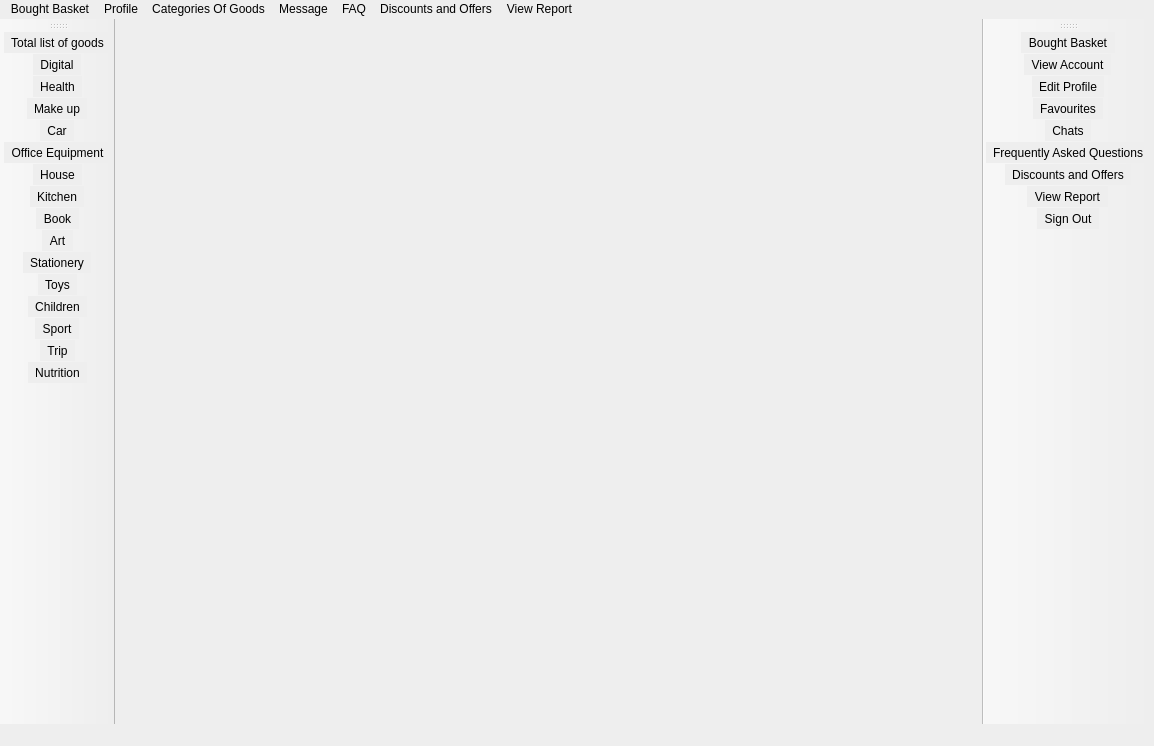
<?xml version="1.0" encoding="UTF-8"?>
<ui version="4.0">
 <class>personal_page1</class>
 <widget class="QMainWindow" name="personal_page1">
  <property name="geometry">
   <rect>
    <x>0</x>
    <y>0</y>
    <width>1154</width>
    <height>746</height>
   </rect>
  </property>
  <property name="sizePolicy">
   <sizepolicy hsizetype="Fixed" vsizetype="Fixed">
    <horstretch>0</horstretch>
    <verstretch>0</verstretch>
   </sizepolicy>
  </property>
  <property name="minimumSize">
   <size>
    <width>1154</width>
    <height>746</height>
   </size>
  </property>
  <property name="maximumSize">
   <size>
    <width>1154</width>
    <height>746</height>
   </size>
  </property>
  <property name="windowTitle">
   <string>Personal Page-&gt;User</string>
  </property>
  <property name="windowIcon">
   <iconset resource="files.qrc">
    <normaloff>:/icon/images/icons8-shopping-bag-96.png</normaloff>:/icon/images/icons8-shopping-bag-96.png</iconset>
  </property>
  <property name="styleSheet">
   <string notr="true">background-color: rgb(238, 238, 238);
background-image: url(:/icon/images/back7.PNG);</string>
  </property>
  <property name="animated">
   <bool>true</bool>
  </property>
  <widget class="QWidget" name="centralwidget"/>
  <widget class="QMenuBar" name="menubar">
   <property name="geometry">
    <rect>
     <x>0</x>
     <y>0</y>
     <width>1154</width>
     <height>25</height>
    </rect>
   </property>
   <widget class="QMenu" name="menuBought_Basket">
    <property name="title">
     <string>Bought Basket</string>
    </property>
    <addaction name="actionBought_Basket"/>
   </widget>
   <widget class="QMenu" name="menuProfile">
    <property name="title">
     <string>Profile</string>
    </property>
    <addaction name="separator"/>
    <addaction name="actionView_Account"/>
    <addaction name="separator"/>
    <addaction name="actionEdit_Profile"/>
    <addaction name="separator"/>
    <addaction name="separator"/>
    <addaction name="separator"/>
    <addaction name="separator"/>
    <addaction name="separator"/>
    <addaction name="actionFavourites"/>
    <addaction name="separator"/>
    <addaction name="actionSign_Out_2"/>
   </widget>
   <widget class="QMenu" name="menuCategories_Of_Goods">
    <property name="title">
     <string>Categories Of Goods</string>
    </property>
    <widget class="QMenu" name="menuHealth_Make_up">
     <property name="title">
      <string>Health , Make up</string>
     </property>
     <addaction name="separator"/>
     <addaction name="actionHealth"/>
     <addaction name="separator"/>
     <addaction name="actionMake_up"/>
    </widget>
    <widget class="QMenu" name="menuCar_Office_Equipment">
     <property name="title">
      <string>Car , Office Equipment</string>
     </property>
     <addaction name="separator"/>
     <addaction name="actionCar"/>
     <addaction name="separator"/>
     <addaction name="actionOffice_Equipment"/>
    </widget>
    <widget class="QMenu" name="menuHouse_Kitchen">
     <property name="title">
      <string>House , Kitchen</string>
     </property>
     <addaction name="separator"/>
     <addaction name="actionHouse"/>
     <addaction name="separator"/>
     <addaction name="actionKitchen"/>
    </widget>
    <widget class="QMenu" name="menuBook_Art_Stationary">
     <property name="title">
      <string>Book , Art , Stationery</string>
     </property>
     <addaction name="separator"/>
     <addaction name="actionBook"/>
     <addaction name="separator"/>
     <addaction name="actionArt"/>
     <addaction name="separator"/>
     <addaction name="actionStationary"/>
    </widget>
    <widget class="QMenu" name="menuToys_Children">
     <property name="title">
      <string>Toys , Children</string>
     </property>
     <addaction name="separator"/>
     <addaction name="actionToys"/>
     <addaction name="separator"/>
     <addaction name="actionChildren"/>
    </widget>
    <widget class="QMenu" name="menuSport_Trip">
     <property name="title">
      <string>Sport , Trip</string>
     </property>
     <addaction name="separator"/>
     <addaction name="actionSport"/>
     <addaction name="separator"/>
     <addaction name="actionTrip"/>
    </widget>
    <addaction name="separator"/>
    <addaction name="actionDigital"/>
    <addaction name="separator"/>
    <addaction name="menuHealth_Make_up"/>
    <addaction name="separator"/>
    <addaction name="menuCar_Office_Equipment"/>
    <addaction name="separator"/>
    <addaction name="actionClothes"/>
    <addaction name="separator"/>
    <addaction name="menuHouse_Kitchen"/>
    <addaction name="separator"/>
    <addaction name="menuBook_Art_Stationary"/>
    <addaction name="separator"/>
    <addaction name="menuToys_Children"/>
    <addaction name="separator"/>
    <addaction name="menuSport_Trip"/>
    <addaction name="separator"/>
    <addaction name="actionNutrition"/>
    <addaction name="separator"/>
    <addaction name="actionTotal_list_of_goods"/>
   </widget>
   <widget class="QMenu" name="menucommon_questions">
    <property name="title">
     <string>FAQ</string>
    </property>
    <addaction name="actionCommon_Questions"/>
   </widget>
   <widget class="QMenu" name="menuDiscounts_Offers">
    <property name="title">
     <string>Discounts and Offers</string>
    </property>
    <addaction name="actionDiscounts_and_Offers"/>
   </widget>
   <widget class="QMenu" name="menuMessage">
    <property name="title">
     <string>Message</string>
    </property>
    <addaction name="actionChats_2"/>
   </widget>
   <widget class="QMenu" name="menuView_Report">
    <property name="title">
     <string>View Report</string>
    </property>
    <addaction name="actionView_Report"/>
   </widget>
   <addaction name="menuBought_Basket"/>
   <addaction name="menuProfile"/>
   <addaction name="menuCategories_Of_Goods"/>
   <addaction name="menuMessage"/>
   <addaction name="menucommon_questions"/>
   <addaction name="menuDiscounts_Offers"/>
   <addaction name="menuView_Report"/>
  </widget>
  <widget class="QStatusBar" name="statusbar"/>
  <widget class="QToolBar" name="toolBar">
   <property name="windowTitle">
    <string>toolBar</string>
   </property>
   <attribute name="toolBarArea">
    <enum>RightToolBarArea</enum>
   </attribute>
   <attribute name="toolBarBreak">
    <bool>false</bool>
   </attribute>
   <addaction name="actionBought_Basket"/>
   <addaction name="actionView_Account"/>
   <addaction name="actionEdit_Profile"/>
   <addaction name="actionFavourites"/>
   <addaction name="actionChats_2"/>
   <addaction name="actionCommon_Questions"/>
   <addaction name="actionDiscounts_and_Offers"/>
   <addaction name="actionView_Report"/>
   <addaction name="actionSign_Out_2"/>
  </widget>
  <widget class="QToolBar" name="toolBar_2">
   <property name="windowTitle">
    <string>toolBar_2</string>
   </property>
   <attribute name="toolBarArea">
    <enum>LeftToolBarArea</enum>
   </attribute>
   <attribute name="toolBarBreak">
    <bool>false</bool>
   </attribute>
   <addaction name="actionTotal_list_of_goods"/>
   <addaction name="actionDigital"/>
   <addaction name="actionHealth"/>
   <addaction name="actionMake_up"/>
   <addaction name="actionCar"/>
   <addaction name="actionOffice_Equipment"/>
   <addaction name="actionHouse"/>
   <addaction name="actionKitchen"/>
   <addaction name="actionBook"/>
   <addaction name="actionArt"/>
   <addaction name="actionStationary"/>
   <addaction name="actionToys"/>
   <addaction name="actionChildren"/>
   <addaction name="actionSport"/>
   <addaction name="actionTrip"/>
   <addaction name="actionNutrition"/>
  </widget>
  <action name="actionView_Account">
   <property name="checkable">
    <bool>false</bool>
   </property>
   <property name="icon">
    <iconset resource="files.qrc">
     <normaloff>:/icon/images/001_54.ico</normaloff>:/icon/images/001_54.ico</iconset>
   </property>
   <property name="text">
    <string>View Account</string>
   </property>
  </action>
  <action name="actionEdit_Profile">
   <property name="icon">
    <iconset resource="files.qrc">
     <normaloff>:/icon/images/001_45.ico</normaloff>:/icon/images/001_45.ico</iconset>
   </property>
   <property name="text">
    <string>Edit Profile</string>
   </property>
  </action>
  <action name="actionBought_Basket">
   <property name="icon">
    <iconset resource="files.qrc">
     <normaloff>:/icon/images/001_48.ico</normaloff>:/icon/images/001_48.ico</iconset>
   </property>
   <property name="text">
    <string>Bought Basket</string>
   </property>
   <property name="iconText">
    <string>Bought Basket</string>
   </property>
  </action>
  <action name="actionFavourites">
   <property name="icon">
    <iconset resource="files.qrc">
     <normaloff>:/icon/images/001_14.ico</normaloff>:/icon/images/001_14.ico</iconset>
   </property>
   <property name="text">
    <string>Favourites</string>
   </property>
  </action>
  <action name="actionSign_Out_2">
   <property name="icon">
    <iconset resource="files.qrc">
     <normaloff>:/icon/images/001_60.gif</normaloff>:/icon/images/001_60.gif</iconset>
   </property>
   <property name="text">
    <string>Sign Out</string>
   </property>
  </action>
  <action name="actionDigital">
   <property name="icon">
    <iconset resource="files.qrc">
     <normaloff>:/icon/images/icons8-laptop-96.png</normaloff>:/icon/images/icons8-laptop-96.png</iconset>
   </property>
   <property name="text">
    <string>Digital</string>
   </property>
  </action>
  <action name="actionClothes">
   <property name="icon">
    <iconset resource="files.qrc">
     <normaloff>:/icon/images/icons8-womens-t-shirt-200.png</normaloff>:/icon/images/icons8-womens-t-shirt-200.png</iconset>
   </property>
   <property name="text">
    <string>Clothes</string>
   </property>
  </action>
  <action name="actionNutrition">
   <property name="icon">
    <iconset resource="files.qrc">
     <normaloff>:/icon/images/icons8-vegetarian-food-96.png</normaloff>:/icon/images/icons8-vegetarian-food-96.png</iconset>
   </property>
   <property name="text">
    <string>Nutrition</string>
   </property>
  </action>
  <action name="actionHealth">
   <property name="icon">
    <iconset resource="files.qrc">
     <normaloff>:/icon/images/icons8-healthy-eating-200-1.png</normaloff>:/icon/images/icons8-healthy-eating-200-1.png</iconset>
   </property>
   <property name="text">
    <string>Health</string>
   </property>
  </action>
  <action name="actionMake_up">
   <property name="icon">
    <iconset resource="files.qrc">
     <normaloff>:/icon/images/icons8-cosmetic-brush-96.png</normaloff>:/icon/images/icons8-cosmetic-brush-96.png</iconset>
   </property>
   <property name="text">
    <string>Make up</string>
   </property>
  </action>
  <action name="actionCar">
   <property name="icon">
    <iconset resource="files.qrc">
     <normaloff>:/icon/images/icons8-car-96.png</normaloff>:/icon/images/icons8-car-96.png</iconset>
   </property>
   <property name="text">
    <string>Car</string>
   </property>
  </action>
  <action name="actionOffice_Equipment">
   <property name="icon">
    <iconset resource="files.qrc">
     <normaloff>:/icon/images/icons8-printer-maintenance-96.png</normaloff>:/icon/images/icons8-printer-maintenance-96.png</iconset>
   </property>
   <property name="text">
    <string>Office Equipment</string>
   </property>
  </action>
  <action name="actionHouse">
   <property name="icon">
    <iconset resource="files.qrc">
     <normaloff>:/icon/images/icons8-house-96.png</normaloff>:/icon/images/icons8-house-96.png</iconset>
   </property>
   <property name="text">
    <string>House</string>
   </property>
  </action>
  <action name="actionKitchen">
   <property name="icon">
    <iconset resource="files.qrc">
     <normaloff>:/icon/images/icons8-ingredients-96.png</normaloff>:/icon/images/icons8-ingredients-96.png</iconset>
   </property>
   <property name="text">
    <string>Kitchen</string>
   </property>
  </action>
  <action name="actionBook">
   <property name="icon">
    <iconset resource="files.qrc">
     <normaloff>:/icon/images/icons8-orange-book-96.png</normaloff>:/icon/images/icons8-orange-book-96.png</iconset>
   </property>
   <property name="text">
    <string>Book</string>
   </property>
  </action>
  <action name="actionArt">
   <property name="icon">
    <iconset resource="files.qrc">
     <normaloff>:/icon/images/icons8-art-prices-96-1.png</normaloff>:/icon/images/icons8-art-prices-96-1.png</iconset>
   </property>
   <property name="text">
    <string>Art</string>
   </property>
  </action>
  <action name="actionStationary">
   <property name="icon">
    <iconset resource="files.qrc">
     <normaloff>:/icon/images/icons8-stationery-96.png</normaloff>:/icon/images/icons8-stationery-96.png</iconset>
   </property>
   <property name="text">
    <string>Stationery</string>
   </property>
  </action>
  <action name="actionToys">
   <property name="icon">
    <iconset resource="files.qrc">
     <normaloff>:/icon/images/icons8-rocking-horse-96.png</normaloff>:/icon/images/icons8-rocking-horse-96.png</iconset>
   </property>
   <property name="text">
    <string>Toys</string>
   </property>
  </action>
  <action name="actionChildren">
   <property name="icon">
    <iconset resource="files.qrc">
     <normaloff>:/icon/images/icons8-children-96.png</normaloff>:/icon/images/icons8-children-96.png</iconset>
   </property>
   <property name="text">
    <string>Children</string>
   </property>
  </action>
  <action name="actionSport">
   <property name="icon">
    <iconset resource="files.qrc">
     <normaloff>:/icon/images/icons8-tennis-racquet-80.png</normaloff>:/icon/images/icons8-tennis-racquet-80.png</iconset>
   </property>
   <property name="text">
    <string>Sport</string>
   </property>
  </action>
  <action name="actionTrip">
   <property name="icon">
    <iconset resource="files.qrc">
     <normaloff>:/icon/images/icons8-around-the-globe-100.png</normaloff>:/icon/images/icons8-around-the-globe-100.png</iconset>
   </property>
   <property name="text">
    <string>Trip</string>
   </property>
  </action>
  <action name="actionCommon_Questions">
   <property name="icon">
    <iconset resource="files.qrc">
     <normaloff>:/icon/images/Aide.png</normaloff>:/icon/images/Aide.png</iconset>
   </property>
   <property name="text">
    <string>Frequently Asked Questions</string>
   </property>
  </action>
  <action name="actionDiscounts_and_Offers">
   <property name="icon">
    <iconset resource="files.qrc">
     <normaloff>:/icon/images/Leopard Icon (109).png</normaloff>:/icon/images/Leopard Icon (109).png</iconset>
   </property>
   <property name="text">
    <string>Discounts and Offers</string>
   </property>
  </action>
  <action name="actionTotal_list_of_goods">
   <property name="icon">
    <iconset resource="files.qrc">
     <normaloff>:/icon/images/icons8-buying-96.png</normaloff>:/icon/images/icons8-buying-96.png</iconset>
   </property>
   <property name="text">
    <string>Total list of goods</string>
   </property>
  </action>
  <action name="actionChats_2">
   <property name="icon">
    <iconset resource="files.qrc">
     <normaloff>:/icon/images/chat3.png</normaloff>:/icon/images/chat3.png</iconset>
   </property>
   <property name="text">
    <string>Chats</string>
   </property>
  </action>
  <action name="actionView_Report">
   <property name="icon">
    <iconset resource="files.qrc">
     <normaloff>:/icon/images/icons8-error-64.png</normaloff>:/icon/images/icons8-error-64.png</iconset>
   </property>
   <property name="text">
    <string>View Report</string>
   </property>
  </action>
 </widget>
 <resources>
  <include location="files.qrc"/>
 </resources>
 <connections/>
</ui>
